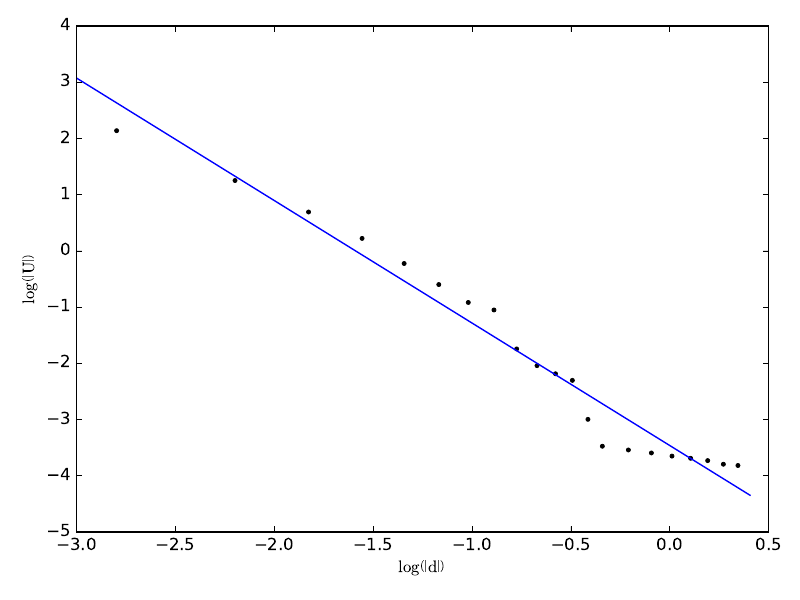

Here is the Python script that generated this plot:
import numpy as np
import matplotlib.pyplot as plt
from scipy.stats import linregress
from scipy.optimize import curve_fit

d, U = np.genfromtxt('messwerte2.txt', unpack=True)

d=d-4.9
d=d/100

logd = np.log(d)
logU = np.log(U)

plt.plot(logd, logU, 'k.', label='$Abstandsverhältnis der Lichtintensität$')
plt.xlabel(r'$\mathrm{log \left( \left| d \right| \right)}$')
#plt.xscale('log')
plt.ylabel(r'$\mathrm{log \left( \left| U \right| \right)}$')
#plt.yscale('log')
#plt.ylim(0.02, 10)

def f(x, b, a):
    return b*x+a

params, cov = curve_fit(f, logd, logU)

errors= np.sqrt(np.diag(cov))
print('			Parameter für Data3 gefittet:	')
print('			b=', params[0], '\pm', errors[0])
print('			a=', params[1], '\pm', errors[1])

x_plot = np.linspace(0.05, 1.50)
# plt.plot(d, U, 'r.', label= 'Messwerte')
plt.plot(np.log(x_plot), f(np.log(x_plot), *params), 'b-', label='Fit')

plt.tight_layout()
plt.savefig('licht-messung.pdf')
# plt.show()
